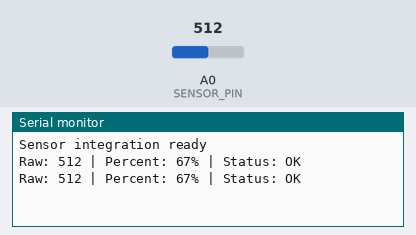
A sketch run on a simulated Arduino Uno, built with avr-gcc and run on an emulated ATmega328P. On the bench: the last lines printed to the serial monitor. Inputs (shaded band) come from the test bench; at power-on: A0 (SENSOR_PIN) = 512.

Above: at 2.8 s.
2.9 s: A0 (SENSOR_PIN) set to 635
At 3.8 s:
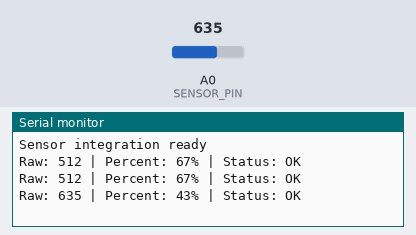
4.4 s: A0 (SENSOR_PIN) set to 662
At 5.3 s:
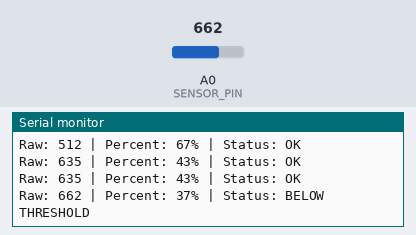

The sketch:

sensor_integration.ino
```cpp
/*
  sensor_integration.ino

  Clean sensor integration example for Arduino-style microcontrollers.

  What it does:
  - reads an analog sensor value
  - converts it to a percentage-style value
  - prints readings over serial
  - applies a simple threshold rule
  - reports whether the sensor is below or above threshold

  This is a clean starter example for:
  - soil moisture sensing
  - analog threshold monitoring
  - actuator trigger preparation
  - later MQTT / automation expansion

  Update these values before use:
  - SENSOR_PIN
  - DRY_RAW
  - WET_RAW
  - THRESHOLD_PERCENT
*/

const int SENSOR_PIN = A0;

// Calibration values.
// Change these after testing your real sensor.
const int DRY_RAW = 850;
const int WET_RAW = 350;

// Threshold for simple decision logic.
const int THRESHOLD_PERCENT = 40;

// Read interval
const unsigned long READ_INTERVAL_MS = 1000;

unsigned long lastReadMs = 0;


int clampValue(int value, int minValue, int maxValue) {
  if (value < minValue) return minValue;
  if (value > maxValue) return maxValue;
  return value;
}


int rawToPercent(int rawValue) {
  // Convert raw sensor value into a simple 0-100 scale.
  // Higher % means "wetter" in this example.
  long mapped = map(rawValue, DRY_RAW, WET_RAW, 0, 100);
  return clampValue((int)mapped, 0, 100);
}


void printSensorStatus(int rawValue, int percentValue) {
  Serial.print("Raw: ");
  Serial.print(rawValue);
  Serial.print(" | Percent: ");
  Serial.print(percentValue);
  Serial.print("% | Status: ");

  if (percentValue < THRESHOLD_PERCENT) {
    Serial.println("BELOW THRESHOLD");
  } else {
    Serial.println("OK");
  }
}


void setup() {
  Serial.begin(115200);
  Serial.println("Sensor integration ready");
}


void loop() {
  unsigned long now = millis();

  if (now - lastReadMs >= READ_INTERVAL_MS) {
    lastReadMs = now;

    int rawValue = analogRead(SENSOR_PIN);
    int percentValue = rawToPercent(rawValue);

    printSensorStatus(rawValue, percentValue);
  }
}
```

Measured:
- the behaviour switches between 650 and 651 on A0 (SENSOR_PIN) (found by bisection; images 1 and 2)
- after the input at 2.9 s, the serial monitor: prints a new line after 0.10 s (image 1)
- after the input at 4.4 s, the serial monitor: prints a new line after 0.60 s (image 2)
